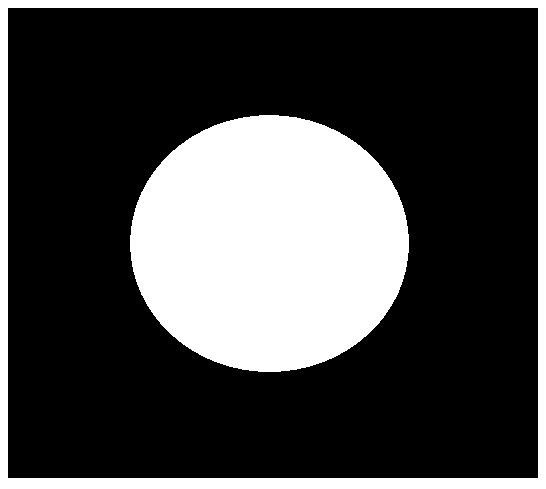
#> input picture code_images/pie.png, 546 x 489 px
$ python case_15_image_grad.py
#> lines starting #> are read from the running program, lines starting #| are printed output that depends on the picture; after the words box and inside, x2 and y2 are one past the last pixel; in counts of white or black regions, pixels touching at a corner belong together
#> in main, img is the input picture: shape (489, 546, 3); 27.8% white; 2 white regions, box (x1, y1, x2, y2) and area: (130, 115, 409, 372) 56244, (0, 0, 546, 489) 17894
import cv2 as cv
import numpy as np
from matplotlib import pyplot as plt

'''
图像梯度（由x,y方向上的偏导数和偏移构成）

高通滤波器： Sobel， Scharr 其实就是求一阶或二阶导数。 Scharr 是对 Sobel（使用小的卷积核求解求解梯度角度时）的优化。
            Laplacian 是求二阶导数

    一阶导数（sobel算子）

         cv2.Sobel(src, ddepth, dx, dy, ksize)
            ddepth:图像的深度
            dx和dy分别表示水平和竖直方向
            ksize是Sobel算子的大小

    二阶导数（Laplace算子）


    用于求解图像边缘，一阶的极大值，二阶的零点
    一阶偏导在图像中为一阶差分，再变成算子（即权值）与图像像素值乘积相加，二阶同理
'''


# 图像梯度：sobel算子
def sobel_demo(image):
    # 分别求xy方向的导数
    grad_x = cv.Sobel(image, cv.CV_32F, 1, 0)
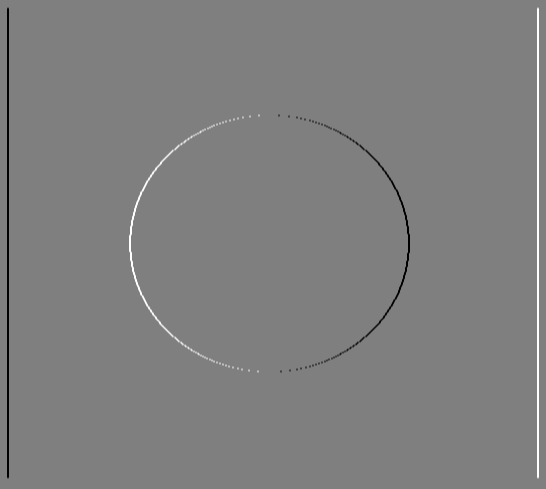
#> grad_x: shape (489, 546, 3) float32; min -1020, max 1020, mean 0; drawn with min black and max white
    grad_y = cv.Sobel(image, cv.CV_32F, 0, 1)
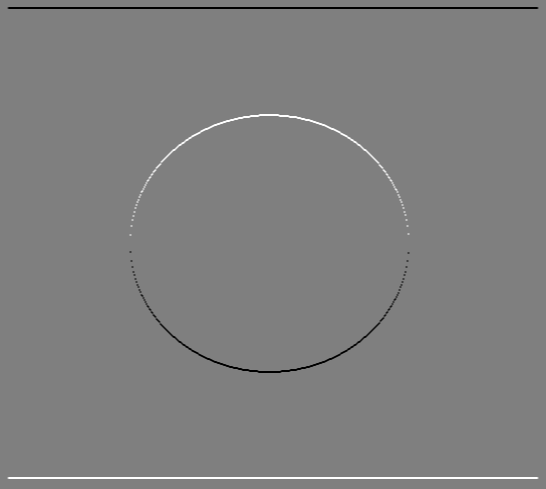
#> grad_y: shape (489, 546, 3) float32; min -1020, max 1020, mean 0; drawn with min black and max white

    # 由于算完的图像有正有负，黑到白是正数，白到黑就是负数了，所有的负数会被截断成0，所以对其取绝对值
    # grad_x = cv.convertScaleAbs(grad_x)
    # grad_y = cv.convertScaleAbs(grad_y)

    # 计算两个图像的权值和，dst = src1*alpha + src2*beta + gamma
    gradxy = cv.addWeighted(grad_x, 0.5, grad_y, 0.5, 0)
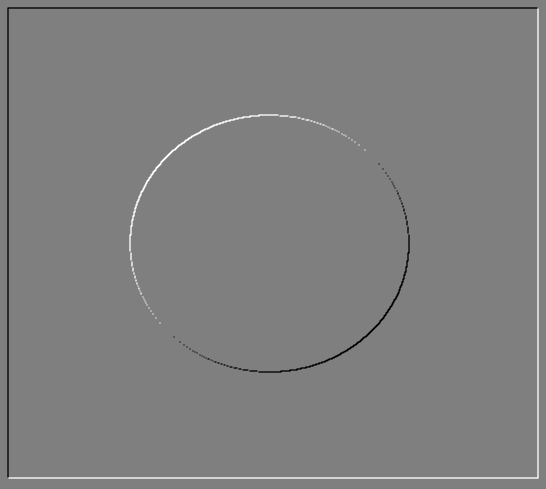
#> gradxy: shape (489, 546, 3) float32; min -765, max 765, mean 0; drawn with min black and max white

    # xy方向的梯度还可以按照下面这样计算
    # 不建议直接计算
    # grad_xy = cv.Sobel(image, cv.CV_32F, 1, 1)

    cv.imshow("gradient_x", grad_x)  # 颜色变化在水平分层
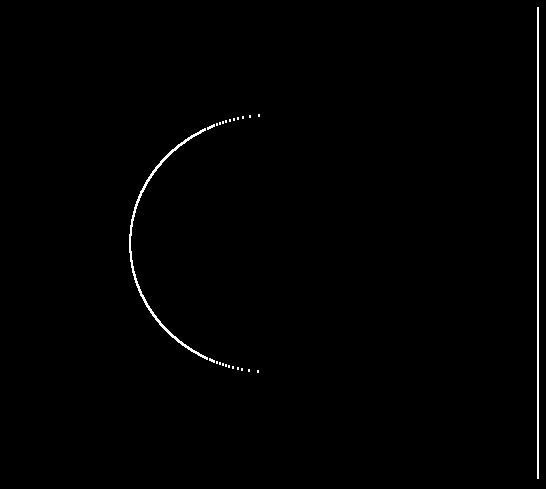
#> window 'gradient_x': shape (489, 546, 3); 0.7% white in thin lines or dots, all inside (x1, y1, x2, y2) = (129, 7, 539, 479)
    cv.imshow("gradient_y", grad_y)  # 颜色变化在垂直分层
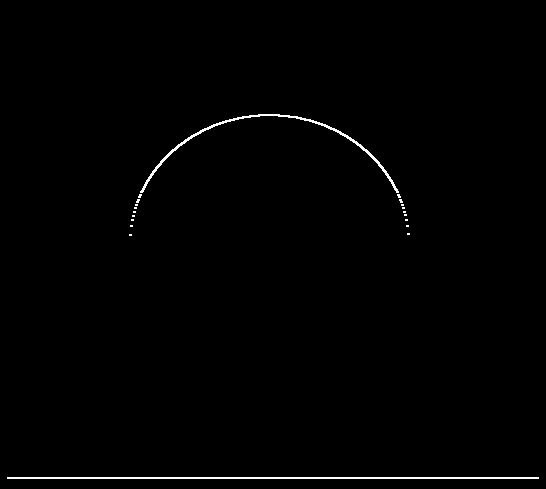
#> window 'gradient_y': shape (489, 546, 3); 0.76% white in thin lines or dots, all inside (x1, y1, x2, y2) = (7, 114, 539, 479)
    cv.imshow("gradient", gradxy)
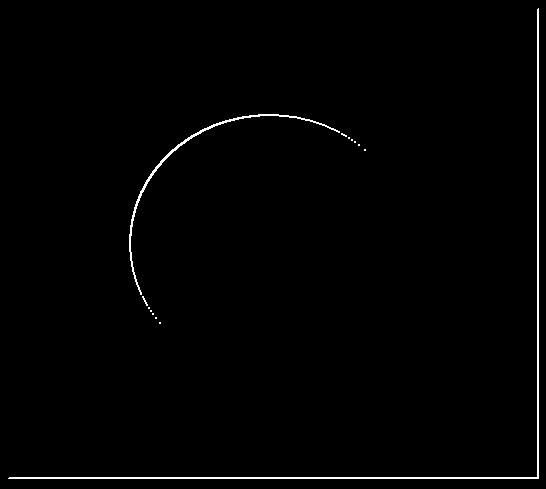
#> window 'gradient': shape (489, 546, 3); 1.1% white in thin lines or dots


# 图像梯度：scharr算子：增强边缘，sobel算子的增强版本
def scharr_demo(image):
    grad_x = cv.Scharr(image, cv.CV_32F, 1, 0)
    grad_y = cv.Scharr(image, cv.CV_32F, 0, 1)

    gradx = cv.convertScaleAbs(grad_x)
    grady = cv.convertScaleAbs(grad_y)

    gradxy = cv.addWeighted(gradx, 0.5, grady, 0.5, 0)

    cv.imshow("gradient_x", gradx)
    cv.imshow("gradient_y", grady)
    cv.imshow("gradient", gradxy)


# 拉普拉斯算子 默认的是4邻域的算子
# 二阶导数，边缘更细
def laplace_demo(image):
    dst = cv.Laplacian(image, cv.CV_32F)
    lpls = cv.convertScaleAbs(dst)
    cv.imshow("laplace", lpls)


# 用户自定义
def custom_laplace(image):
    # opencv中拉普拉斯算子默认的是4邻域的算子
    # kernal=np.array([[0,1,0],[1,-4,1],[0,1,0]])

    kernal = np.array([[1, 1, 1], [1, -8, 1], [1, 1, 1]])
    dst = cv.filter2D(image, cv.CV_32F, kernal)
    lpls = cv.convertScaleAbs(dst)
    cv.imshow("custom_laplace", lpls)


def main():
    # 读取图片
    img = cv.imread("../code_images/pie.png")

    # 创建窗口，窗口尺寸自动调整
    # cv.namedWindow("lena", cv.WINDOW_AUTOSIZE)

    # 显示图片
    cv.imshow("imput image", img)

    sobel_demo(img)

    # scharr_demo(img)

    # laplace_demo(img)

    # custom_laplace(img)

    # 等待键盘输入
    cv.waitKey(0)
    cv.destroyAllWindows()


if __name__ == '__main__':
    main()

$ run again, with code_images/approximate.png copied over code_images/pie.png
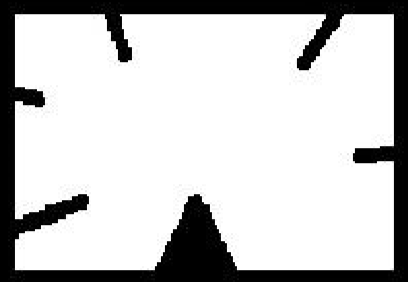
#> input picture code_images/approximate.png, 408 x 282 px
#> in main, img is the input picture: shape (282, 408, 3); min 0, max 255, mean 198.5
#> in sobel_demo, `cv.imshow("gradient_x", grad_x)`:
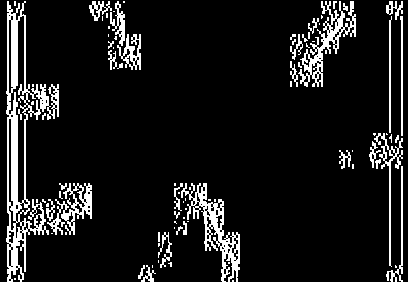
#> window 'gradient_x': shape (282, 408, 3); 10.1% white; 89 white regions (54 under 20 px), largest, box (x1, y1, x2, y2) and area: (6, 1, 59, 282) 3970, (181, 183, 240, 282) 1570, (298, 1, 356, 87) 1318
#> in sobel_demo, `cv.imshow("gradient", gradxy)`:
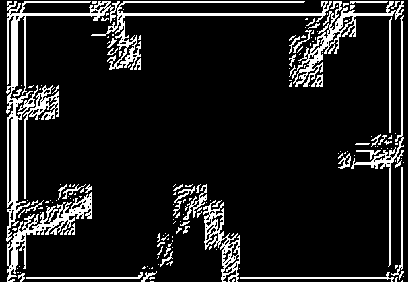
#> window 'gradient': shape (282, 408, 3); 11.8% white in thin lines or dots
